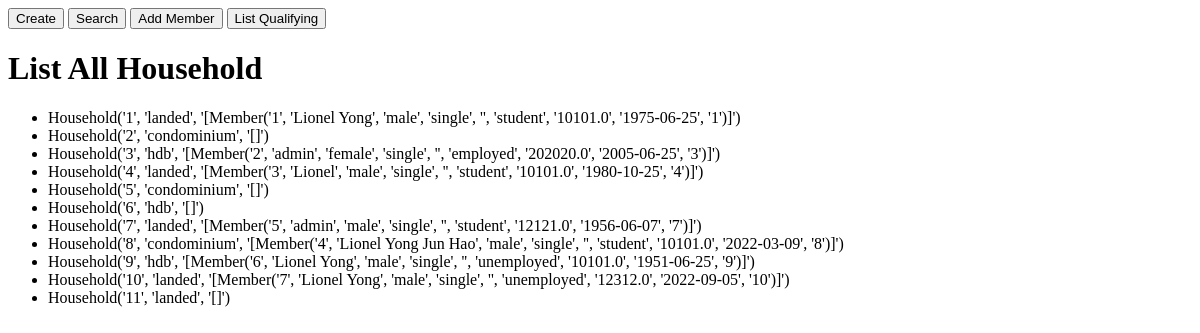
The page /listall on the database as committed earlier.
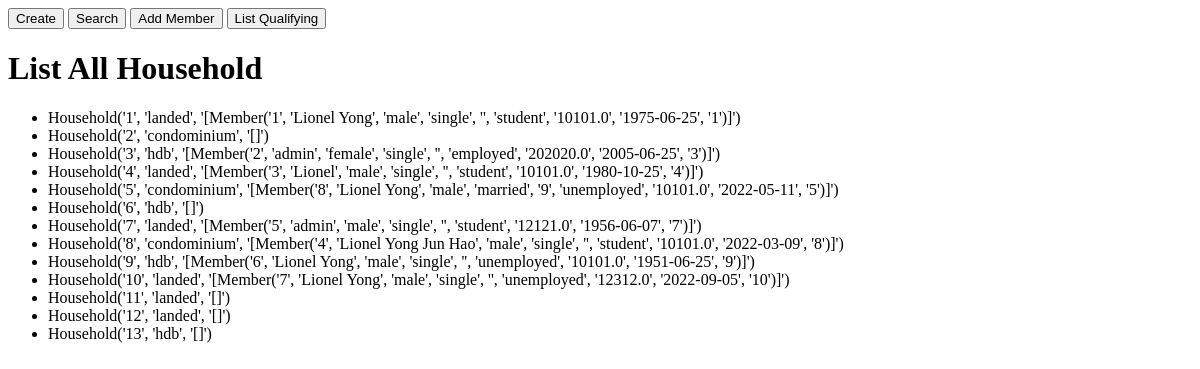
The same page on the database as committed later.
### meteorapp/models.py (models this page shows, shortened)
class Household(db.Model):
    __tablename__='households'
    id = db.Column(db.Integer, primary_key=True)
    housingType = db.Column(db.String, nullable=False)
    members = db.relationship('Member', backref='households', lazy=True)
    def __repr__(self):
        return f"Household('{self.id}', '{self.housingType}', '{self.members}')"

class Member(db.Model):
    __tablename__='members'
    id = db.Column(db.Integer, primary_key=True)
    name = db.Column(db.String, nullable=False)
    gender = db.Column(db.String, nullable=False)
    maritalStatus = db.Column(db.String, nullable=False)
    spouse = db.Column(db.Integer, nullable=True)
    occupationType = db.Column(db.String, nullable=False)
    annualIncome = db.Column(db.Float, nullable=False)
    dob = db.Column(db.Date, nullable=False)
    household_id = db.Column(db.Integer, db.ForeignKey('households.id'), nullable=False)
    def __repr__(self):
        return f"Member('{self.id}', '{self.name}', '{self.gender}', '{self.maritalStatus}', '{self.spouse}', '{self.occupationType}', '{self.annualIncome}', '{self.dob}', '{self.household_id}')"

### meteorapp/modules/household_list_all.py (the view)
@app.route("/listall", methods=["GET", "POST"])
def household_list_all():
    db.create_all()
    listAllMessage = db.session.query(Household).all()
    return render_template('household_list_all.html', listAllMessage= listAllMessage);

### meteorapp/templates/household_list_all.html (shortened to what this page needs)
<head>
</head>
<body>
	<form>
		<button formaction = "/create" >Create</button>
		<button formaction = "/search" >Search</button>
		<button formaction = "/addmember" >Add Member</button>
		<button formaction = "/listqualifying" >List Qualifying</button>
    </form>
	<h1>List All Household</h1>
	<ul>
		{% for households in listAllMessage %}
		<li>
			{{ households }}
		</li>
		{% endfor %}
	</ul>
</body>
</html>

Rows that differ between the two databases and show on the page:
computed for Household: id+housingType "Household('5', 'condominium', '[]')" → "Household('5', 'condominium', '[Member('8', 'Lionel Yong', 'male', 'married', '9', 'unemployed', '10101.0', '2022-05-11', '5')]')"
added Household: id+housingType "Household('12', 'landed', '[]')"
added Household: id+housingType "Household('13', 'hdb', '[]')"
